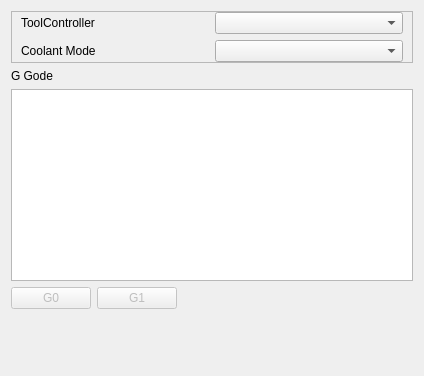
<?xml version="1.0" encoding="UTF-8"?>
<ui version="4.0">
 <class>Form</class>
 <widget class="QWidget" name="Form">
  <property name="geometry">
   <rect>
    <x>0</x>
    <y>0</y>
    <width>424</width>
    <height>376</height>
   </rect>
  </property>
  <property name="windowTitle">
   <string>Form</string>
  </property>
  <layout class="QVBoxLayout" name="verticalLayout">
   <item>
    <widget class="QFrame" name="frame_2">
     <property name="frameShape">
      <enum>QFrame::StyledPanel</enum>
     </property>
     <property name="frameShadow">
      <enum>QFrame::Raised</enum>
     </property>
     <layout class="QGridLayout" name="gridLayout">
      <property name="topMargin">
       <number>0</number>
      </property>
      <property name="bottomMargin">
       <number>0</number>
      </property>
      <item row="0" column="1">
       <widget class="QComboBox" name="toolController">
        <property name="toolTip">
         <string>&lt;html&gt;&lt;head/&gt;&lt;body&gt;&lt;p&gt;The tool and its settings to be used for this operation.&lt;/p&gt;&lt;/body&gt;&lt;/html&gt;</string>
        </property>
       </widget>
      </item>
      <item row="0" column="0">
       <widget class="QLabel" name="label">
        <property name="text">
         <string>ToolController</string>
        </property>
       </widget>
      </item>
      <item row="1" column="0">
       <widget class="QLabel" name="label_3">
        <property name="text">
         <string>Coolant Mode</string>
        </property>
       </widget>
      </item>
      <item row="1" column="1">
       <widget class="QComboBox" name="coolantController"/>
      </item>
     </layout>
    </widget>
   </item>
   <item>
    <widget class="QLabel" name="label_2">
     <property name="text">
      <string>G Gode</string>
     </property>
    </widget>
   </item>
   <item>
    <widget class="QTextEdit" name="txtGCode">
     <property name="lineWrapMode">
      <enum>QTextEdit::NoWrap</enum>
     </property>
     <property name="acceptRichText">
      <bool>false</bool>
     </property>
    </widget>
   </item>
   <item>
    <layout class="QHBoxLayout" name="horizontalLayout">
     <item>
      <widget class="QPushButton" name="btnG0Add">
       <property name="enabled">
        <bool>false</bool>
       </property>
       <property name="sizePolicy">
        <sizepolicy hsizetype="Maximum" vsizetype="Fixed">
         <horstretch>0</horstretch>
         <verstretch>0</verstretch>
        </sizepolicy>
       </property>
       <property name="text">
        <string>G0</string>
       </property>
      </widget>
     </item>
     <item>
      <widget class="QPushButton" name="btnG1Add">
       <property name="enabled">
        <bool>false</bool>
       </property>
       <property name="sizePolicy">
        <sizepolicy hsizetype="Maximum" vsizetype="Fixed">
         <horstretch>0</horstretch>
         <verstretch>0</verstretch>
        </sizepolicy>
       </property>
       <property name="text">
        <string>G1</string>
       </property>
      </widget>
     </item>
     <item>
      <widget class="QLabel" name="txtPoint">
       <property name="text">
        <string/>
       </property>
      </widget>
     </item>
    </layout>
   </item>
   <item>
    <spacer name="verticalSpacer">
     <property name="orientation">
      <enum>Qt::Vertical</enum>
     </property>
     <property name="sizeHint" stdset="0">
      <size>
       <width>20</width>
       <height>40</height>
      </size>
     </property>
    </spacer>
   </item>
  </layout>
 </widget>
 <resources/>
 <connections/>
</ui>
